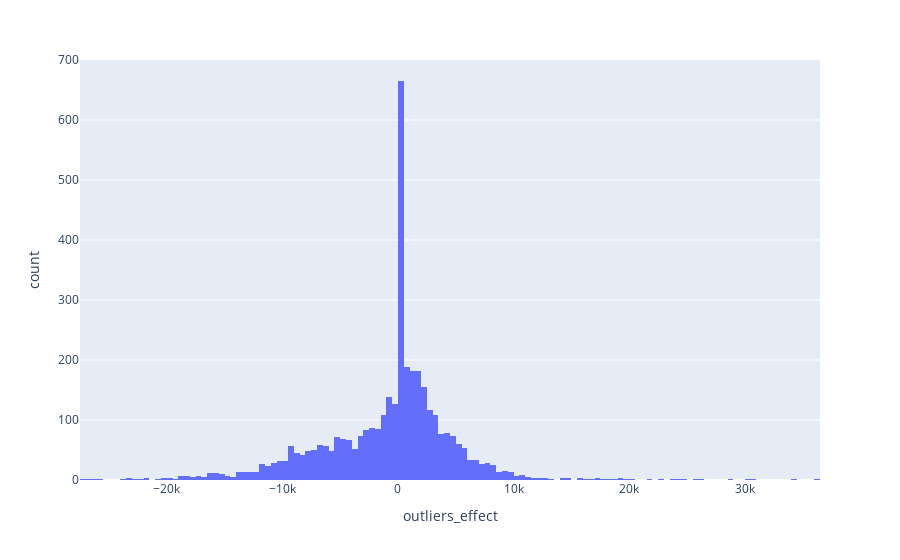

The cell this chart's notebook holds for it:
### Code cell
px_tips = px.data.tips()
px.histogram(dataset, x="outliers_effect").show()

### Figure 1 — Plotly figure (JSON) as saved in the notebook; plotly's stock layout.template omitted (floating-point values rounded to 4 significant figures; data arrays with more than 128 entries replaced by an {"elided": "..."} marker saying what was removed)
{"data": [{"alignmentgroup": "True", "bingroup": "x", "hovertemplate": "outliers_effect=%{x}<br>count=%{y}<extra></extra>", "legendgroup": "", "marker": {"color": "#636efa", "pattern": {"shape": ""}}, "name": "", "offsetgroup": "", "orientation": "v", "showlegend": false, "type": "histogram", "x": {"elided": "3867 int values"}, "xaxis": "x", "yaxis": "y"}], "layout": {"barmode": "relative", "legend": {"tracegroupgap": 0}, "margin": {"t": 60}, "xaxis": {"anchor": "y", "domain": [0, 1], "title": {"text": "outliers_effect"}}, "yaxis": {"anchor": "x", "domain": [0, 1], "title": {"text": "count"}}}}
